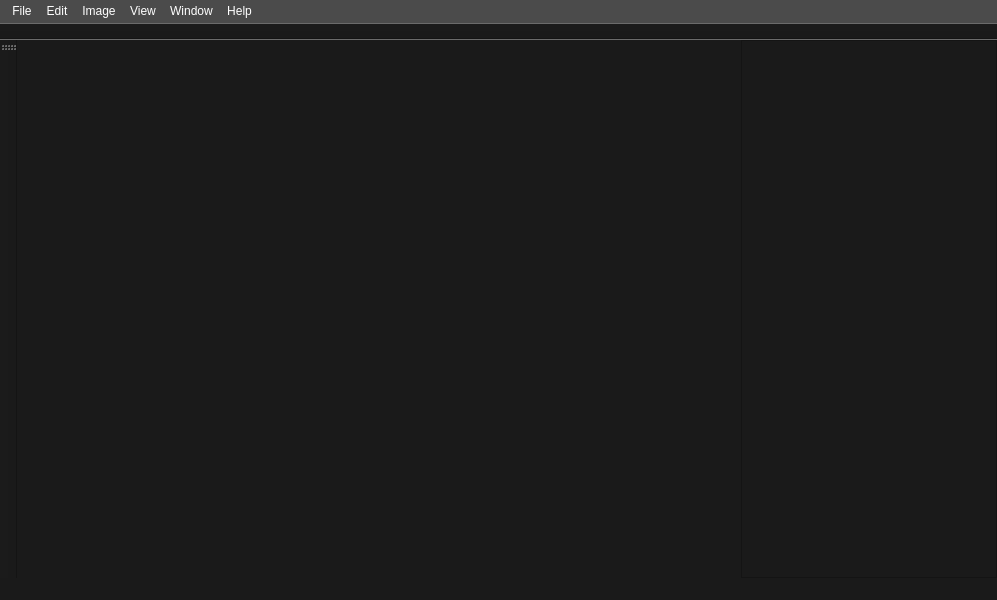
<?xml version="1.0" encoding="UTF-8"?>
<ui version="4.0">
 <class>MainWindow</class>
 <widget class="QMainWindow" name="MainWindow">
  <property name="geometry">
   <rect>
    <x>0</x>
    <y>0</y>
    <width>997</width>
    <height>600</height>
   </rect>
  </property>
  <property name="windowTitle">
   <string>Fixture</string>
  </property>
  <property name="styleSheet">
   <string notr="true">background-color: #1a1a1a;
color:rgb(255,255,255);</string>
  </property>
  <widget class="QWidget" name="centralWidget">
   <layout class="QHBoxLayout" name="horizontalLayout">
    <property name="spacing">
     <number>0</number>
    </property>
    <property name="leftMargin">
     <number>0</number>
    </property>
    <property name="topMargin">
     <number>0</number>
    </property>
    <property name="rightMargin">
     <number>0</number>
    </property>
    <property name="bottomMargin">
     <number>0</number>
    </property>
    <item>
     <widget class="QMdiArea" name="mdiArea">
      <property name="sizePolicy">
       <sizepolicy hsizetype="Expanding" vsizetype="Expanding">
        <horstretch>0</horstretch>
        <verstretch>0</verstretch>
       </sizepolicy>
      </property>
      <property name="autoFillBackground">
       <bool>true</bool>
      </property>
      <property name="styleSheet">
       <string notr="true"/>
      </property>
      <property name="frameShadow">
       <enum>QFrame::Raised</enum>
      </property>
      <property name="lineWidth">
       <number>0</number>
      </property>
      <property name="verticalScrollBarPolicy">
       <enum>Qt::ScrollBarAsNeeded</enum>
      </property>
      <property name="sizeAdjustPolicy">
       <enum>QAbstractScrollArea::AdjustIgnored</enum>
      </property>
      <property name="background">
       <brush brushstyle="SolidPattern">
        <color alpha="255">
         <red>26</red>
         <green>26</green>
         <blue>26</blue>
        </color>
       </brush>
      </property>
      <property name="viewMode">
       <enum>QMdiArea::TabbedView</enum>
      </property>
      <property name="tabsClosable">
       <bool>true</bool>
      </property>
      <property name="tabsMovable">
       <bool>true</bool>
      </property>
     </widget>
    </item>
    <item>
     <widget class="LayerManager" name="layerView">
      <property name="sizePolicy">
       <sizepolicy hsizetype="Fixed" vsizetype="Expanding">
        <horstretch>0</horstretch>
        <verstretch>0</verstretch>
       </sizepolicy>
      </property>
      <property name="verticalScrollBarPolicy">
       <enum>Qt::ScrollBarAsNeeded</enum>
      </property>
      <property name="horizontalScrollBarPolicy">
       <enum>Qt::ScrollBarAlwaysOff</enum>
      </property>
      <property name="dragEnabled">
       <bool>true</bool>
      </property>
      <property name="dragDropMode">
       <enum>QAbstractItemView::InternalMove</enum>
      </property>
      <property name="defaultDropAction">
       <enum>Qt::MoveAction</enum>
      </property>
      <property name="resizeMode">
       <enum>QListView::Adjust</enum>
      </property>
     </widget>
    </item>
   </layout>
  </widget>
  <widget class="QMenuBar" name="menuBar">
   <property name="geometry">
    <rect>
     <x>0</x>
     <y>0</y>
     <width>997</width>
     <height>24</height>
    </rect>
   </property>
   <property name="styleSheet">
    <string notr="true">background-color: rgb(75, 75, 75);
color: rgb(255, 255, 255);
padding: 2px; </string>
   </property>
   <widget class="QMenu" name="menuFile">
    <property name="title">
     <string>File</string>
    </property>
    <addaction name="actionNew"/>
    <addaction name="actionOpen"/>
    <addaction name="actionOpenRecent"/>
    <addaction name="actionSave"/>
    <addaction name="actionSaveAs"/>
    <addaction name="actionImport"/>
    <addaction name="separator"/>
    <addaction name="actionExit"/>
   </widget>
   <widget class="QMenu" name="menuEdit">
    <property name="autoFillBackground">
     <bool>false</bool>
    </property>
    <property name="styleSheet">
     <string notr="true"/>
    </property>
    <property name="title">
     <string>Edit</string>
    </property>
   </widget>
   <widget class="QMenu" name="menuImage">
    <property name="title">
     <string>Image</string>
    </property>
   </widget>
   <widget class="QMenu" name="menuWindow">
    <property name="title">
     <string>View</string>
    </property>
   </widget>
   <widget class="QMenu" name="menuView">
    <property name="title">
     <string>Window</string>
    </property>
   </widget>
   <widget class="QMenu" name="menuhelp">
    <property name="title">
     <string>Help</string>
    </property>
   </widget>
   <addaction name="menuFile"/>
   <addaction name="menuEdit"/>
   <addaction name="menuImage"/>
   <addaction name="menuWindow"/>
   <addaction name="menuView"/>
   <addaction name="menuhelp"/>
  </widget>
  <widget class="QToolBar" name="mainToolBar">
   <property name="maximumSize">
    <size>
     <width>16777215</width>
     <height>16777215</height>
    </size>
   </property>
   <property name="font">
    <font>
     <family>Segoe UI</family>
    </font>
   </property>
   <property name="autoFillBackground">
    <bool>false</bool>
   </property>
   <property name="styleSheet">
    <string notr="true"/>
   </property>
   <property name="allowedAreas">
    <set>Qt::LeftToolBarArea|Qt::RightToolBarArea</set>
   </property>
   <property name="orientation">
    <enum>Qt::Vertical</enum>
   </property>
   <property name="iconSize">
    <size>
     <width>18</width>
     <height>18</height>
    </size>
   </property>
   <attribute name="toolBarArea">
    <enum>LeftToolBarArea</enum>
   </attribute>
   <attribute name="toolBarBreak">
    <bool>false</bool>
   </attribute>
  </widget>
  <widget class="QToolBar" name="toolMenuBar">
   <property name="windowTitle">
    <string>toolBar</string>
   </property>
   <property name="styleSheet">
    <string notr="true"/>
   </property>
   <property name="movable">
    <bool>false</bool>
   </property>
   <attribute name="toolBarArea">
    <enum>TopToolBarArea</enum>
   </attribute>
   <attribute name="toolBarBreak">
    <bool>false</bool>
   </attribute>
  </widget>
  <widget class="QStatusBar" name="statusBar"/>
  <action name="actionNew">
   <property name="text">
    <string>New</string>
   </property>
   <property name="toolTip">
    <string>Ctrl + N</string>
   </property>
   <property name="shortcut">
    <string>Ctrl+N</string>
   </property>
  </action>
  <action name="actionOpen">
   <property name="text">
    <string>Open</string>
   </property>
   <property name="toolTip">
    <string>Ctrl + O</string>
   </property>
   <property name="shortcut">
    <string>Ctrl+O</string>
   </property>
  </action>
  <action name="actionOpenRecent">
   <property name="text">
    <string>Open recent</string>
   </property>
  </action>
  <action name="actionSave">
   <property name="enabled">
    <bool>false</bool>
   </property>
   <property name="text">
    <string>Save</string>
   </property>
   <property name="toolTip">
    <string>Ctrl + S</string>
   </property>
   <property name="shortcut">
    <string>Ctrl+S</string>
   </property>
  </action>
  <action name="actionSaveAs">
   <property name="enabled">
    <bool>false</bool>
   </property>
   <property name="text">
    <string>Save as</string>
   </property>
   <property name="toolTip">
    <string>Ctrl + Shift + S</string>
   </property>
   <property name="shortcut">
    <string>Ctrl+Shift+S</string>
   </property>
  </action>
  <action name="actionImport">
   <property name="enabled">
    <bool>false</bool>
   </property>
   <property name="text">
    <string>Import</string>
   </property>
   <property name="shortcut">
    <string>Ctrl+I</string>
   </property>
  </action>
  <action name="actionExit">
   <property name="text">
    <string>Exit</string>
   </property>
   <property name="toolTip">
    <string>Alt + F4</string>
   </property>
   <property name="shortcut">
    <string>Alt+F4</string>
   </property>
  </action>
 </widget>
 <layoutdefault spacing="6" margin="11"/>
 <customwidgets>
  <customwidget>
   <class>LayerManager</class>
   <extends>QListWidget</extends>
   <header>src/widgets/layermanager.h</header>
  </customwidget>
 </customwidgets>
 <resources/>
 <connections/>
</ui>
